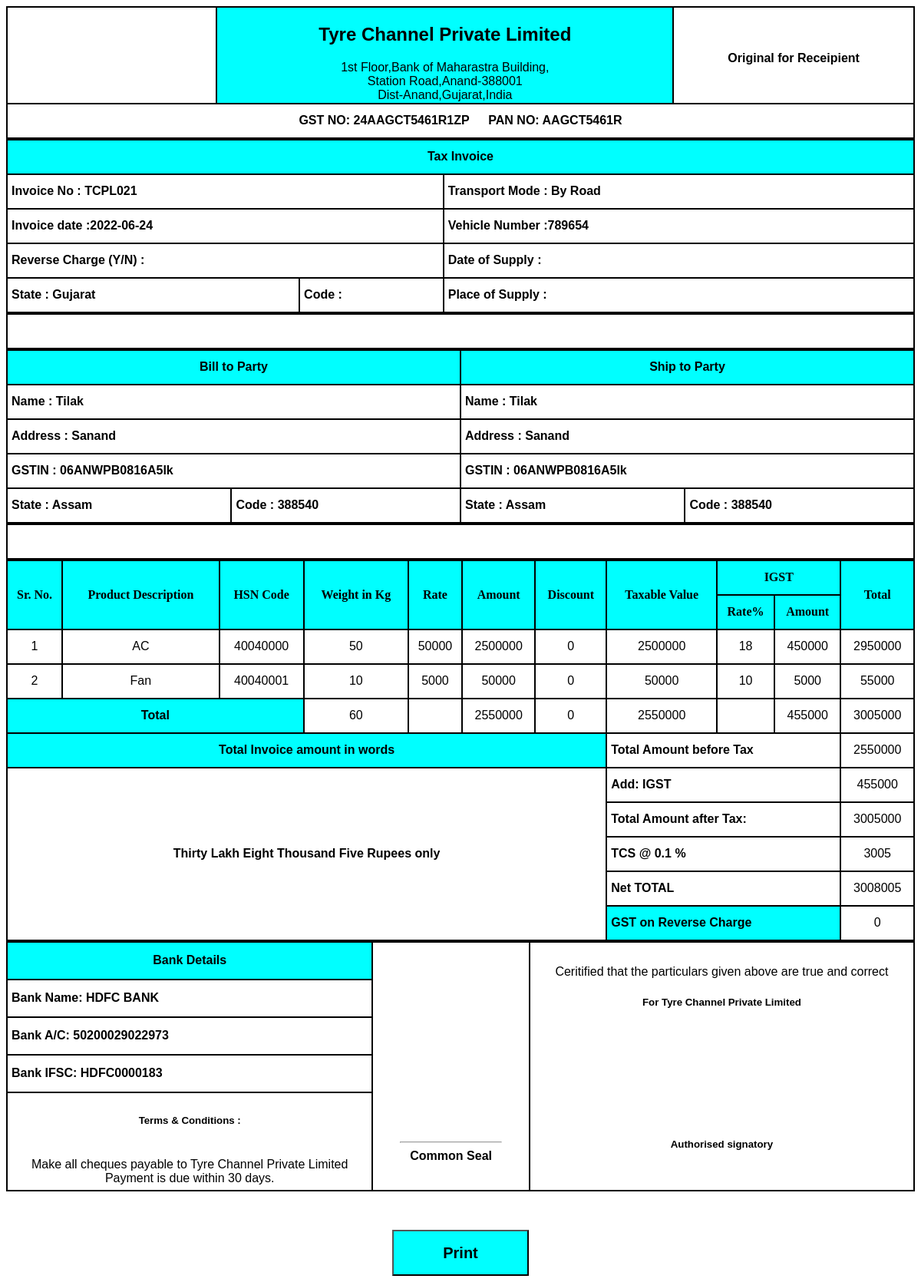
The app's page /table1.php?id=21 (signed in) with its own data.
### tables this page shows
CREATE TABLE `c_details` (
  `c_name` varchar(50) NOT NULL,
  `ph_no` varchar(10) NOT NULL,
  `add_line1` varchar(255) NOT NULL,
  `add_line2` varchar(255) NOT NULL,
  `district` varchar(255) NOT NULL,
  `state` varchar(255) NOT NULL,
  `country` varchar(255) NOT NULL,
  `GST_no` varchar(15) NOT NULL,
  `PAN_no` varchar(10) NOT NULL,
  `username` varchar(10) NOT NULL,
  `password` varchar(10) NOT NULL,
  `code` varchar(10) NOT NULL
);

CREATE TABLE `record_details` (
  `invoice_no` int(255) NOT NULL,
  `customer_id` int(255) NOT NULL,
  `dc_id` int(255) NOT NULL,
  `order_date` date NOT NULL DEFAULT current_timestamp(),
  `transport_mode` varchar(255) NOT NULL,
  `vehicle_no` varchar(255) NOT NULL,
  `TCS` float NOT NULL
);

CREATE TABLE `customer_details` (
  `customer_id` int(255) NOT NULL,
  `oc_name` varchar(255) NOT NULL,
  `GSTIN` varchar(255) NOT NULL,
  `Mobile` varchar(10) NOT NULL,
  `bill_add` varchar(255) NOT NULL,
  `bstate` varchar(255) NOT NULL,
  `bcode` int(255) NOT NULL,
  `ship_add` varchar(255) NOT NULL,
  `sstate` varchar(255) NOT NULL,
  `scode` int(255) NOT NULL
);

CREATE TABLE `order_item_detail` (
  `sr_no` int(255) NOT NULL,
  `invoice_no` int(255) NOT NULL,
  `item` varchar(255) NOT NULL,
  `quantity` int(255) NOT NULL COMMENT 'Quantity = Weight in kg',
  `final_price` float DEFAULT NULL
);

CREATE TABLE `item` (
  `item_name` varchar(50) NOT NULL,
  `HSN_Code` varchar(255) NOT NULL,
  `base_price` float NOT NULL,
  `GST` int(2) NOT NULL,
  `total_price` float NOT NULL
);

CREATE TABLE `bank_details` (
  `sr_no` int(5) NOT NULL,
  `ph_no` varchar(10) NOT NULL,
  `c_name` varchar(50) NOT NULL,
  `bank_name` varchar(50) NOT NULL,
  `acc_no` varchar(15) NOT NULL,
  `IFSC` varchar(15) NOT NULL
);

### class.php (called while the page is built, shortened)
<?php
class DB{
    public function dbConnect() {
        $username = "root";
        $password = "";
        $server = "localhost";
        $database = "invoice";
        $con = mysqli_connect($server,$username,$password,$database);
        if($con){
            return $con;
        } else{
            return false;
        }
    }
    public function selectquery($tablename,$where=array()){
        $con = $this->dbConnect();
        if(empty($where)){
            $sel = "SELECT * from $tablename";
        }
        else{
            $where_query = '';
            $concat = "AND";
            foreach($where as $key => $value)
            {
                if(end($where) == $value){
                    $where_query = $where_query." {$key} = '{$value}' ";
                }
                else{
                    $where_query = $where_query." {$key} = '{$value}' ".$concat;
                }
            }
        $sel = "SELECT * from $tablename WHERE ".$where_query;
        }
       $les = mysqli_query($con,$sel);
       return $les;
    }
}
?>

### table1.php (the view, shortened to what this page needs)
<?php
include 'class.php';
include 'digit_to_word.php';
$ob = new DB();
$val1=$_GET['id'];
$uname=$_SESSION['uname'];
$arr = array('username'=>$uname);
$res = $ob->selectquery('c_details',$arr);
$row = mysqli_fetch_assoc($res);
$arr1=array('invoice_no'=>$val1);
$res1 = $ob->selectquery('record_details',$arr1);
$row1=mysqli_fetch_assoc($res1);
$custid=$row1['customer_id'];
$dcid=$row1['dc_id'];
$arr2=array('customer_id'=>$custid);
$res2 = $ob->selectquery('customer_details',$arr2);
$row2=mysqli_fetch_assoc($res2);
$arr3=array('customer_id'=>$dcid);
$res3 = $ob->selectquery('customer_details',$arr3);
$row3=mysqli_fetch_assoc($res3);
$res4=$ob->selectquery('order_item_detail',$arr1);
$ph_no = $row['ph_no'];
$arr6=array('ph_no'=>$ph_no);
$res6 = $ob->selectquery('bank_details',$arr6);
$row6=mysqli_fetch_assoc($res6);
?>
<!DOCTYPE html>
<html lang="en">
<head>
</head>
<body>
<div id="border">
        <table class="table m-0 mt-5 " style="border:2px solid black;">
            <tr>
                <td  style="padding-left:150px;"></td>
                <td  style="background-color: aqua;" class="t1">
                    <h2><?php echo $row['c_name']?></h2>
                   <?php echo $row['add_line1']?> <br>
                   <?php echo $row['add_line2']?> <br>
                   Dist-<?php echo $row['district'].",".$row['state'].",".$row['country']?>
                </td>
                <td  style="text-align:center;padding-top:10px;">Original for Receipient</td>
            </tr>
            <tr>
              <td  colspan="3" style="text-align:center;"> GST NO: <?php echo $row['GST_no']?> &emsp; PAN NO: <?php echo $row['PAN_no']?></td>
            </tr>
        </table>
        <table  class="table  m-0">
            <tr >
                <td  colspan="6" style="text-align:center;background-color: aqua;">Tax Invoice</td>
              </tr>
              <tr>
                <td  class="t3" colspan="4" > Invoice No : <?php echo $row['code'].$row1['invoice_no']?> </td>
                <td  class="t3" colspan="2">Transport Mode : <?php echo $row1['transport_mode']?> </td>
              </tr>
              <tr>
                <td  class="t3" colspan="4">Invoice date :<?php echo $row1['order_date']?> </td>
                <td  class="t3" colspan="2" >  Vehicle Number :<?php echo $row1['vehicle_no']?></td>
              </tr>
              <tr>
               <td  class="t3" colspan="4">Reverse Charge (Y/N) : </td>
               <td  class="t3" colspan="2">Date of Supply : </td>
              </tr>
               <tr>
                <td class="t3" colspan="3">State : <?php echo $row['state']?> </td>
                <td class="t3" >Code : </td>
                <td class="t3" >Place of Supply : </td>
              </tr>
        </table>
        <table class="table  m-0">
            <tr>
                <td ></td>
            </tr>
        </table>
        <table  class="table  m-0">
              <tr>
                <td  colspan="6"  style="text-align:center;background-color: aqua;">Bill to Party</td>
                <td  colspan="6" style="text-align:center;background-color: aqua;">Ship to Party</td>
              </tr>
              <tr >
                <td class="t3" colspan="6">Name : <?php echo $row2['oc_name']?></td>
                <td class="t3" colspan="6">Name : <?php echo $row3['oc_name']?> </td>
              </tr>
              <tr>
                <td class="t3" colspan="6">Address : <?php echo $row2['bill_add']?></td>
                <td class="t3" colspan="6">Address : <?php echo $row3['ship_add']?></td>
              </tr>
              <tr>
               <td class="t3" colspan="6">GSTIN : <?php echo $row2['GSTIN']?> </td>
               <td class="t3" colspan="6"> GSTIN : <?php echo $row3['GSTIN']?> </td>
              </tr>
               <tr>
                <td class="t3" colspan="4">State : <?php echo $row2['bstate']?></td>
                <td class="t3" colspan="2">Code : <?php echo $row2['bcode']?></td>
                <td class="t3" colspan="4" >State : <?php echo $row3['sstate']?></td>
                <td class="t3" colspan="2">Code : <?php echo $row3['scode']?></td>
              </tr>
            </table>
        <table class="table m-0">
          <tr>
              <td></td>
          </tr>
      </table>
        <table  class="table  m-0">
            <tr style="background-color: aqua;">
              <th rowspan="2">Sr. No.</th>
              <th rowspan="2" colspan="2">Product Description</th>
              <th rowspan="2">HSN Code</th>
              <th rowspan="2">Weight in Kg</th>
              <th rowspan="2">Rate</th>
              <th rowspan="2">Amount</th>
              <th rowspan="2">Discount</th>
              <th rowspan="2">Taxable Value</th>
              <th colspan="2">IGST</th>
              <th rowspan="2">Total</th>
            </tr>
            <tr  style="background-color: aqua;">
              <th>Rate%</th>
              <th>Amount</th>
            </tr>
           <?php
           $i=1;
           $w_total=0;
           $amnt_total=0;
           $gst_amnt_total=0;
           $final_total=0;
           while($row4=mysqli_fetch_assoc($res4))
           {
             $arr5 = array('item_name'=>$row4['item']);
             $res5 = $ob->selectquery('item',$arr5);
             $row5 = mysqli_fetch_assoc($res5);
            ?>
            <tr  >
              <td class="t1"><?php echo $i; ?></td>
              <td class="t1" colspan="2"><?php echo $row4['item']; ?></td>
              <td class="t1"><?php echo $row5['HSN_Code']; ?></td>
              <td class="t1"><?php echo $row4['quantity']; ?></td>
              <td class="t1"><?php echo $row5['base_price']; ?></td>
              <td class="t1"><?php echo $amnt = $row4['quantity']*$row5['base_price']; ?></td>
              <td class="t1">0</td>
              <td class="t1"><?php echo $amnt; ?></td>
              <td class="t1"><?php echo $row5['GST']; ?></td>
              <td class="t1"><?php echo $gstamnt = $row4['quantity']*$row5['base_price']* $row5['GST']*0.01 ?></td>
              <td class="t1"><?php echo $row4['final_price']; ?></td>
            </tr>
              <?php
               $w_total+=$row4['quantity'];
               $amnt_total+=$amnt;
               $gst_amnt_total+=$gstamnt;
               $final_total += $row4['final_price'];
               $tc = $row1['TCS']*0.01;
               $tcs= $final_total*$tc;
               $final = $final_total + $tcs;
              ?>
            <?php
            $i++;
           }
            ?>
            <tr>
              <td  style="background-color: aqua;" class="t2" colspan="4">Total</td>
              <td class="t1"><?php echo $w_total; ?></td>
              <td class="t1"></td>
              <td class="t1"><?php echo $amnt_total; ?></td>
              <td class="t1">0</td>
              <td  class="t1"><?php echo $amnt_total; ?></td>
              <td  class="t1"></td>
              <td  class="t1"><?php echo $gst_amnt_total; ?></td>
              <td  class="t1"><?php echo $final_total; ?></td>
            </tr>
            <tr>
              <td  style="background-color: aqua;" class="t2" colspan="8">Total Invoice amount in words</td>
              <td class="t3" colspan="3">Total Amount before Tax</td>
              <td class="t1"><?php echo $amnt_total; ?></td>
            </tr>
            <tr>
              <td rowspan="5" colspan="8"  class="t2" ><?php digit_to_word($final);?></td>
              <td class="t3" colspan="3">Add: IGST</td>
              <td class="t1"><?php echo $gst_amnt_total; ?></td>
            </tr>
            <tr>
              <td class="t3" colspan="3">Total Amount after Tax:</td>
              <td class="t1"><?php echo $final_total; ?></td>
            </tr>
            <tr>
              <td class="t3" colspan="3">TCS @ <?php echo  $row1['TCS']?> %</td>
              <td class="t1"><?php echo $tcs ; ?></td>
            </tr>
            <tr>
              <td class="t3" colspan="3">Net TOTAL</td>
              <td class="t1"><?php echo $final ;?></td>
            </tr>
            <tr>
              <td class="t3" style="background-color: aqua;" colspan="3">GST on Reverse Charge</td>
              <td class="t1">0</td>
            </tr>
        </table>
        <table class="table  m-0">
          <tr>
            <td  style="background-color: aqua;" class="t2" colspan="4">Bank Details</td>
            <td style="padding:35px" class="t2" colspan="3" rowspan="6">
              <br> <br> <br> <br> <br><br> <br><br> <br><br><br><br><hr>
              Common Seal
            </td>
            <td class="t1" colspan="5" rowspan="6">
              Ceritified that the particulars given above are true and correct <br>
              <h5>For Tyre Channel Private Limited</h5> <br> <br> <br> <br> <br><br> <br>
              <h5>Authorised signatory</h5>
            </td>
          </tr>
          <tr>
            <td class="t3" colspan="4">Bank Name: <?php echo $row6['bank_name']; ?></td>
          </tr>
          <tr>
            <td class="t3" colspan="4">Bank A/C: <?php echo $row6['acc_no']; ?></td>
          </tr>
          <tr>
            <td class="t3" colspan="4">Bank IFSC: <?php echo $row6['IFSC']; ?></td>
          </tr>
          <tr>
            <td class="t1" rowspan="2" colspan="4">
              <h5>Terms & Conditions : </h5><br>
              Make all cheques payable to Tyre Channel Private Limited <br>
              Payment is due within 30 days.
            </td>
          </tr>
        </table>
</div>
  <div>
     <center> <button type="button" id="printMe" style="cursor:pointer; margin-top:50px; padding-bottom:55px; width:15%; height:50px; background-color:aqua;"><h2>Print</h2></button></center>
  </div>
</body>
</html>

### table1.php (style rules this page uses)
table { width: 100%; }
td { font-weight: bold; font-family: Arial, Helvetica, sans-serif ; }
tr { height: 45px; font-weight: bold; }
th { text-align: center; border: 2px solid; font-weight: bold; }
table, th, td { border: 2px solid black; border-collapse: collapse; }
.t1 { font-weight: lighter; text-align: center; }
.t2 { text-align: center; }
.t3 { padding-left: 5px; }

### records on screen
c_details: c_name "Tyre Channel Private Limited", add_line1 "1st Floor,Bank of Maharastra Building,", add_line2 "Station Road,Anand-388001", district "Anand", state "Gujarat", country "India", GST_no "24AAGCT5461R1ZP", PAN_no "AAGCT5461R", code "TCPL0"
record_details: invoice_no "21", transport_mode "By Road", order_date "2022-06-24", vehicle_no "789654", TCS "0.1", TCS "3005", TCS "3008005"
customer_details: oc_name "Tilak", bill_add "Sanand", ship_add "Sanand", GSTIN "06ANWPB0816A5lk", bstate "Assam", bcode "388540", sstate "Assam", scode "388540"
order_item_detail: item "AC", item.HSN_Code "40040000", quantity "50", item.base_price "50000", $amnt=$row4['quantity']*$row5['base_price'] "2500000", quantity.base_price "2500000", item.GST "18", quantity.GST "450000", final_price "2950000"
order_item_detail: item "Fan", item.HSN_Code "40040001", quantity "10", item.base_price "5000", $amnt=$row4['quantity']*$row5['base_price'] "50000", quantity.base_price "50000", item.GST "10", quantity.GST "5000", final_price "55000"
bank_details: bank_name "HDFC BANK", acc_no "50200029022973", IFSC "HDFC0000183"

### other values on screen
$w_total "60"
$amnt_total "2550000"
$gst_amnt_total "455000"
$final_total "3005000"
$result "Thirty Lakh Eight Thousand Five"
